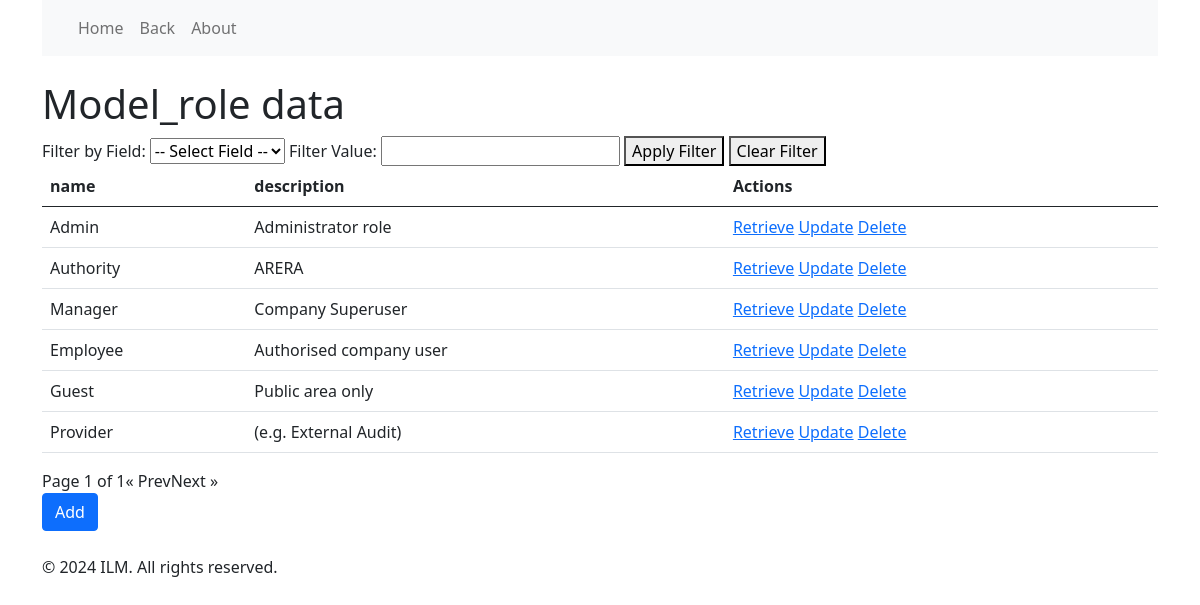
The page /model_user_roles/ on the database its author committed.
### models/user.py (models this page shows, shortened)
class Role(db.Model, RoleMixin):
    __tablename__ = 'role'
    id = db.Column(db.Integer, primary_key=True, autoincrement=True)
    name = db.Column(String(80), unique=True)
    description = db.Column(String(255))

### crud_blueprint.py (the view)
    @blueprint.route('/', methods=['GET', 'POST'], endpoint='read')
    def read():
        model_name = request.args.get('model_name')
        if 'answer' in request.url.lower():
            model = Answer
            model_name = 'model_answer'
        elif 'base_data' in request.url.lower():
            model = BaseData
            model_name = 'model_base_data'
        elif 'document' in request.url.lower():
            query, *model_instances = BaseData.get_documents()
            model = model_instances[0].__class__ if model_instances else None
            model_name = 'model_document'
        elif 'config' in request.url.lower():
            model = Config
            model_name = 'model_config'
        elif 'company_users' in request.url.lower():
            model = CompanyUsers
            model_name = 'model_company_users'
        elif 'company' in request.url.lower():
            model = Company
            model_name = 'model_company'
        elif 'questionnaire' in request.url.lower():
            model = Questionnaire
            model_name = 'model_questionnaire'
        elif 'question' in request.url.lower():
            model = Question
            model_name = 'model_question'
        elif 'questionnaire_questions' in request.url.lower():
            model = QuestionnaireQuestions
            model_name = 'model_questionnaire_questions'
        elif 'lexic' in request.url.lower():
            model = Lexic
            model_name = 'model_lexic'
        elif 'role' in request.url.lower():
            model = Role
            model_name = 'model_role'
        elif 'step' in request.url.lower():
            model = Step
            model_name = 'model_step'
        elif 'step_base_data' in request.url.lower():
            model = Step_BaseData
            model_name = 'model_step_base_data'
        elif 'subject' in request.url.lower():
            model = Subject
            model_name = 'model_subject'
        elif 'status' in request.url.lower():
            model = Status
            model_name = 'model_status'
        elif 'user_roles' in request.url.lower():
            model = UserRoles
            model_name = 'model_user_roles'
        elif 'user' in request.url.lower():
            model = Users
            model_name = 'model_user'
        elif 'workflow' in request.url.lower():
            model = Workflow
            model_name = 'model_workflow'
        elif 'workflow_base_data' in request.url.lower():
            model = WorkflowBaseData
            model_name = 'model_workflow_base_data'
        elif 'workflow_steps' in request.url.lower():
            model = WorkflowSteps
            model_name = 'model_workflow_steps'
        filtered_items, filter_field, filter_value = get_filtered_items(model)
        page = request.args.get('page', 1, type=int)
        per_page = 10
        paginated_items = filtered_items.paginate(page=page, per_page=per_page)
        items_for_current_page = paginated_items.items
        items_for_current_page_with_details = []
        for item in paginated_items.items:  # Assuming items are directly accessible
            items_for_current_page_with_details.append(item)
        field_labels = {}
        field_names = get_field_names(model)
        for field in field_names:
            field_labels[field] = field
        items_formatted = [item.readable_format() if hasattr(item, 'readable_format') else item for item in
                           paginated_items]
        return render_template(
            'crud_read_template.html',
            field_labels=field_labels,
            field_names=field_names,
            paginated_items=paginated_items, #items_for_current_page_with_details,  # Make sure to pass paginated_items to the template
            items_formatted=items_formatted,  # Pass formatted items to the template
            model=model,
            model_name=model_name,
            add_form=True,  # Add this line to pass the add_form variable
        )

### app.py (called while the page is built)
@app.before_request
def before_request():
    if current_user.is_authenticated:
        session['session_workflows'] = get_session_workflows(db.session, current_user)
    g.current_user = current_user
    pass

@app.context_processor
def utility_processor():
    return dict(menu_item_allowed=menu_item_allowed)

### templates/crud_read_template.html (shortened to what this page needs)
{% extends "base.html" %}
{% block content %}
    <h1>{{ model_name|capitalize }} data</h1>
    <form id="filter_form" method="get" action="{{ url_for(model_name|lower + '.read') }}">
        <label for="filter_field">Filter by Field:</label>
        <select id="filter_field" name="filter_field">
            <option value="">-- Select Field --</option>
        </select>
        <label for="filter_value">Filter Value:</label>
        <input type="text" id="filter_value" name="filter_value">
        <button type="submit" id="apply_filter_button">Apply Filter</button>
        <button type="button" id="clear_filter_button">Clear Filter</button>
    </form>
    <table class="table">
        <thead>
            <tr>
                {% if model_name == 'model_questionnaire_questions' %}
                    <th>ID</th>
                    <th>Questionnaire</th>
                    <th>Question</th>
                    <th>Actions</th>
                {% else %}
                    {% for field_name, field_label in field_labels.items() %}
                        {% if field_name != 'id' %}
                            <th>{{ field_label }}</th>
                        {% endif %}
                    {% endfor %}
                    <th>Actions</th>
                {% endif %}
            </tr>
        </thead>
        <tbody>
            {% if model_name == 'model_questionnaire_questions' or model_name == 'model_user_roles'
            or model_name == 'model_company_users' or model_name == 'model_workflow_steps' or model_name == 'model_company_questionnaires'
                    or model_name == 'model_workflow_base_data' or model_name == 'model_area_subareas': %}
                {% for item in items_formatted %}
                    <tr>
                        <td>{{ item.split(', ')[0].split(': ')[-1] }}</td>
                        <td>{{ item.split(', ')[1].split(': ')[-1] }}</td>
                        <td>{{ item.split(', ')[2].split(': ')[-1] }}</td>
                        <td>
                            <a href="{{ url_for(model_name|lower + '.retrieve', model_name=model_name, item_id=item.split(', ')[0].split(': ')[-1]) }}">Retrieve</a>
                            <a href="{{ url_for(model_name|lower + '.update', model_name=model_name, item_id=item.split(', ')[0].split(': ')[-1]) }}">Update</a>
                            <a href="{{ url_for(model_name|lower + '.delete_confirmation', model_name=model_name, item_id=item.split(', ')[0].split(': ')[-1]) }}" class="delete-link">Delete</a>
                        </td>
                    </tr>
                {% endfor %}
            {% else %}
                <tr>
                    {% for item in paginated_items.items %}
                        <tr>
                            {% for field in field_names %}
                                {% if field != 'id' %}
                                    <td>{{ item[field]|default('N/A') }}</td>
                                {% endif %}
                            {% endfor %}
                            <td>
                                <a href="{{ url_for(model_name|lower + '.retrieve', model_name=model_name|lower, item_id=item.id) }}">Retrieve</a>
                                <a href="{{ url_for(model_name|lower + '.update', model_name=model_name|lower, item_id=item.id) }}">Update</a>
                                <a href="{{ url_for(model_name|lower + '.delete_confirmation', model_name=model_name|lower, item_id=item.id) }}" class="delete-link">Delete</a>
                            </td>
                        </tr>
                    {% endfor %}
            {% endif %}
        </tbody>
    </table>
    <div class="pagination">
        <span class="mr-2">Page {{ paginated_items.page }} of {{ paginated_items.pages }}</span>
        {% if paginated_items.has_prev %}
            <a href="{{ url_for(model_name|lower + '.read', page=paginated_items.prev_num) }}">« Prev</a>
        {% else %}
            <span class="mr-2">« Prev</span>
        {% endif %}
        {% if paginated_items.has_next %}
            <a href="{{ url_for(model_name|lower + '.read', page=paginated_items.next_num) }}">Next »</a>
        {% else %}
            <span class="mr-2">Next »</span>
        {% endif %}
    </div>
    <a href="javascript:void(0);" onclick="toggleAddForm()" class="btn btn-primary">Add</a>
{% endblock %}

### templates/base.html (shortened to what this page needs)
<!DOCTYPE html>
<html lang="en">
<head>
    <link rel="stylesheet" href="https://cdn.jsdelivr.net/npm/bootstrap@5.0.0-beta2/dist/css/bootstrap.min.css">
</head>
<body>
    <div class="container">
        <nav class="navbar navbar-expand-lg navbar-light bg-light">
            <div class="container-fluid">
                <div class="collapse navbar-collapse" id="navbarNav">
                    <ul class="navbar-nav">
                        <li class="nav-item">
                            <a class="nav-link" href="{{ url_for('index') }}">Home</a>
                        </li>
                        <li class="nav-item">
                            <a class="nav-link" href="{{ url_for('back') }}">Back</a>
                        </li>
                        <li class="nav-item">
                            <a class="nav-link" href="#">About</a>
                        </li>
                    </ul>
                </div>
            </div>
        </nav>
        <div class="mt-4">
            {% block content %}{% endblock %}
        </div>
        <footer class="mt-4">
            <p>&copy; 2024 ILM. All rights reserved.</p>
        </footer>
    </div>
</body>
</html>

### rows shown on the page
Role: name "Admin" "Administrator role"
Role: name "Authority" "ARERA"
Role: name "Manager" "Company Superuser"
Role: name "Employee" "Authorised company user"
Role: name "Guest" "Public area only"
Role: name "Provider" "(e.g. External Audit)"

### other values the page prints
{{ model_name|capitalize }} "Model_role"
{{ field_label }} "name" "description"
{{ paginated_items.page }} "1"
{{ paginated_items.pages }} "1"
